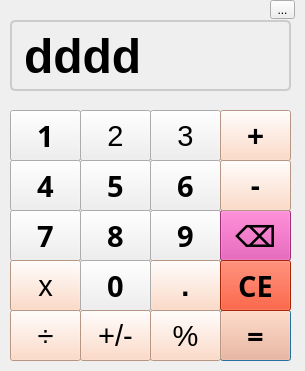
<?xml version="1.0" encoding="UTF-8"?>
<ui version="4.0">
 <class>Dialog</class>
 <widget class="QDialog" name="Dialog">
  <property name="geometry">
   <rect>
    <x>0</x>
    <y>0</y>
    <width>305</width>
    <height>371</height>
   </rect>
  </property>
  <property name="windowTitle">
   <string>Dialog</string>
  </property>
  <widget class="QPushButton" name="numero_1">
   <property name="geometry">
    <rect>
     <x>10</x>
     <y>110</y>
     <width>71</width>
     <height>51</height>
    </rect>
   </property>
   <property name="font">
    <font>
     <family>Muli</family>
     <pointsize>22</pointsize>
     <weight>75</weight>
     <bold>true</bold>
    </font>
   </property>
   <property name="focusPolicy">
    <enum>Qt::NoFocus</enum>
   </property>
   <property name="text">
    <string>1</string>
   </property>
   <property name="checkable">
    <bool>false</bool>
   </property>
   <property name="checked">
    <bool>false</bool>
   </property>
  </widget>
  <widget class="QPushButton" name="numero_5">
   <property name="geometry">
    <rect>
     <x>80</x>
     <y>160</y>
     <width>71</width>
     <height>51</height>
    </rect>
   </property>
   <property name="font">
    <font>
     <family>Muli</family>
     <pointsize>22</pointsize>
     <weight>75</weight>
     <bold>true</bold>
    </font>
   </property>
   <property name="focusPolicy">
    <enum>Qt::NoFocus</enum>
   </property>
   <property name="text">
    <string>5</string>
   </property>
   <property name="checkable">
    <bool>false</bool>
   </property>
   <property name="checked">
    <bool>false</bool>
   </property>
  </widget>
  <widget class="QPushButton" name="numero_8">
   <property name="geometry">
    <rect>
     <x>80</x>
     <y>210</y>
     <width>71</width>
     <height>51</height>
    </rect>
   </property>
   <property name="font">
    <font>
     <family>Muli</family>
     <pointsize>22</pointsize>
     <weight>75</weight>
     <bold>true</bold>
    </font>
   </property>
   <property name="focusPolicy">
    <enum>Qt::NoFocus</enum>
   </property>
   <property name="text">
    <string>8</string>
   </property>
   <property name="checkable">
    <bool>false</bool>
   </property>
   <property name="checked">
    <bool>false</bool>
   </property>
  </widget>
  <widget class="QPushButton" name="numero_7">
   <property name="geometry">
    <rect>
     <x>10</x>
     <y>210</y>
     <width>71</width>
     <height>51</height>
    </rect>
   </property>
   <property name="font">
    <font>
     <family>Muli</family>
     <pointsize>22</pointsize>
     <weight>75</weight>
     <bold>true</bold>
    </font>
   </property>
   <property name="focusPolicy">
    <enum>Qt::NoFocus</enum>
   </property>
   <property name="text">
    <string>7</string>
   </property>
   <property name="checkable">
    <bool>false</bool>
   </property>
   <property name="checked">
    <bool>false</bool>
   </property>
  </widget>
  <widget class="QPushButton" name="numero_4">
   <property name="geometry">
    <rect>
     <x>10</x>
     <y>160</y>
     <width>71</width>
     <height>51</height>
    </rect>
   </property>
   <property name="font">
    <font>
     <family>Muli</family>
     <pointsize>22</pointsize>
     <weight>75</weight>
     <bold>true</bold>
    </font>
   </property>
   <property name="focusPolicy">
    <enum>Qt::NoFocus</enum>
   </property>
   <property name="text">
    <string>4</string>
   </property>
   <property name="checkable">
    <bool>false</bool>
   </property>
   <property name="checked">
    <bool>false</bool>
   </property>
  </widget>
  <widget class="QPushButton" name="numero_3">
   <property name="geometry">
    <rect>
     <x>150</x>
     <y>110</y>
     <width>71</width>
     <height>51</height>
    </rect>
   </property>
   <property name="font">
    <font>
     <family>MS Shell Dlg 2</family>
     <pointsize>22</pointsize>
     <weight>50</weight>
     <bold>false</bold>
     <stylestrategy>PreferDefault</stylestrategy>
    </font>
   </property>
   <property name="focusPolicy">
    <enum>Qt::NoFocus</enum>
   </property>
   <property name="text">
    <string>3</string>
   </property>
   <property name="checkable">
    <bool>false</bool>
   </property>
   <property name="checked">
    <bool>false</bool>
   </property>
  </widget>
  <widget class="QPushButton" name="numero_2">
   <property name="geometry">
    <rect>
     <x>80</x>
     <y>110</y>
     <width>71</width>
     <height>51</height>
    </rect>
   </property>
   <property name="font">
    <font>
     <family>MS Shell Dlg 2</family>
     <pointsize>22</pointsize>
     <weight>50</weight>
     <bold>false</bold>
    </font>
   </property>
   <property name="focusPolicy">
    <enum>Qt::NoFocus</enum>
   </property>
   <property name="text">
    <string>2</string>
   </property>
   <property name="checkable">
    <bool>false</bool>
   </property>
   <property name="checked">
    <bool>false</bool>
   </property>
  </widget>
  <widget class="QPushButton" name="numero_6">
   <property name="geometry">
    <rect>
     <x>150</x>
     <y>160</y>
     <width>71</width>
     <height>51</height>
    </rect>
   </property>
   <property name="font">
    <font>
     <family>Muli</family>
     <pointsize>22</pointsize>
     <weight>75</weight>
     <bold>true</bold>
    </font>
   </property>
   <property name="focusPolicy">
    <enum>Qt::NoFocus</enum>
   </property>
   <property name="text">
    <string>6</string>
   </property>
   <property name="checkable">
    <bool>false</bool>
   </property>
   <property name="checked">
    <bool>false</bool>
   </property>
  </widget>
  <widget class="QPushButton" name="numero_9">
   <property name="geometry">
    <rect>
     <x>150</x>
     <y>210</y>
     <width>71</width>
     <height>51</height>
    </rect>
   </property>
   <property name="font">
    <font>
     <family>Muli</family>
     <pointsize>22</pointsize>
     <weight>75</weight>
     <bold>true</bold>
    </font>
   </property>
   <property name="focusPolicy">
    <enum>Qt::NoFocus</enum>
   </property>
   <property name="text">
    <string>9</string>
   </property>
   <property name="checkable">
    <bool>false</bool>
   </property>
   <property name="checked">
    <bool>false</bool>
   </property>
  </widget>
  <widget class="QPushButton" name="botao_apagar">
   <property name="geometry">
    <rect>
     <x>220</x>
     <y>210</y>
     <width>71</width>
     <height>51</height>
    </rect>
   </property>
   <property name="font">
    <font>
     <family>Segoe UI Black</family>
     <pointsize>22</pointsize>
     <weight>75</weight>
     <bold>true</bold>
    </font>
   </property>
   <property name="focusPolicy">
    <enum>Qt::NoFocus</enum>
   </property>
   <property name="styleSheet">
    <string notr="true">background-color:rgb(220, 65, 166)</string>
   </property>
   <property name="text">
    <string>⌫</string>
   </property>
   <property name="checkable">
    <bool>false</bool>
   </property>
   <property name="checked">
    <bool>false</bool>
   </property>
  </widget>
  <widget class="QPushButton" name="botao_decimal">
   <property name="geometry">
    <rect>
     <x>150</x>
     <y>260</y>
     <width>71</width>
     <height>51</height>
    </rect>
   </property>
   <property name="font">
    <font>
     <family>MS Sans Serif</family>
     <pointsize>22</pointsize>
     <weight>75</weight>
     <bold>true</bold>
    </font>
   </property>
   <property name="focusPolicy">
    <enum>Qt::NoFocus</enum>
   </property>
   <property name="autoFillBackground">
    <bool>false</bool>
   </property>
   <property name="styleSheet">
    <string notr="true">background-color: rgb(255, 210, 184)</string>
   </property>
   <property name="text">
    <string>.</string>
   </property>
   <property name="checkable">
    <bool>false</bool>
   </property>
   <property name="checked">
    <bool>false</bool>
   </property>
  </widget>
  <widget class="QPushButton" name="operador_menos">
   <property name="geometry">
    <rect>
     <x>220</x>
     <y>160</y>
     <width>71</width>
     <height>51</height>
    </rect>
   </property>
   <property name="font">
    <font>
     <family>MS Sans Serif</family>
     <pointsize>22</pointsize>
     <weight>75</weight>
     <bold>true</bold>
    </font>
   </property>
   <property name="focusPolicy">
    <enum>Qt::NoFocus</enum>
   </property>
   <property name="styleSheet">
    <string notr="true">background-color: rgb(255, 210, 184)</string>
   </property>
   <property name="text">
    <string>-</string>
   </property>
   <property name="checkable">
    <bool>false</bool>
   </property>
   <property name="checked">
    <bool>false</bool>
   </property>
  </widget>
  <widget class="QPushButton" name="botao_resultado">
   <property name="geometry">
    <rect>
     <x>220</x>
     <y>310</y>
     <width>71</width>
     <height>51</height>
    </rect>
   </property>
   <property name="font">
    <font>
     <family>Muli</family>
     <pointsize>22</pointsize>
     <weight>75</weight>
     <bold>true</bold>
    </font>
   </property>
   <property name="styleSheet">
    <string notr="true">background-color:rgb(255, 170, 127)</string>
   </property>
   <property name="text">
    <string>=</string>
   </property>
   <property name="checkable">
    <bool>false</bool>
   </property>
   <property name="checked">
    <bool>false</bool>
   </property>
  </widget>
  <widget class="QPushButton" name="operador_dividir">
   <property name="geometry">
    <rect>
     <x>10</x>
     <y>310</y>
     <width>71</width>
     <height>51</height>
    </rect>
   </property>
   <property name="font">
    <font>
     <family>MS Shell Dlg 2</family>
     <pointsize>22</pointsize>
     <weight>50</weight>
     <bold>false</bold>
    </font>
   </property>
   <property name="focusPolicy">
    <enum>Qt::NoFocus</enum>
   </property>
   <property name="styleSheet">
    <string notr="true">background-color: rgb(255, 210, 184)</string>
   </property>
   <property name="text">
    <string>÷</string>
   </property>
   <property name="checkable">
    <bool>false</bool>
   </property>
   <property name="checked">
    <bool>false</bool>
   </property>
  </widget>
  <widget class="QPushButton" name="operador_multiplicar">
   <property name="enabled">
    <bool>true</bool>
   </property>
   <property name="geometry">
    <rect>
     <x>10</x>
     <y>260</y>
     <width>71</width>
     <height>51</height>
    </rect>
   </property>
   <property name="font">
    <font>
     <family>MS Shell Dlg 2</family>
     <pointsize>22</pointsize>
     <weight>50</weight>
     <bold>false</bold>
    </font>
   </property>
   <property name="mouseTracking">
    <bool>false</bool>
   </property>
   <property name="focusPolicy">
    <enum>Qt::NoFocus</enum>
   </property>
   <property name="styleSheet">
    <string notr="true">background-color: rgb(255, 210, 184)</string>
   </property>
   <property name="text">
    <string>x</string>
   </property>
   <property name="checkable">
    <bool>false</bool>
   </property>
   <property name="checked">
    <bool>false</bool>
   </property>
   <property name="autoDefault">
    <bool>true</bool>
   </property>
   <property name="default">
    <bool>false</bool>
   </property>
   <property name="flat">
    <bool>false</bool>
   </property>
  </widget>
  <widget class="QPushButton" name="operador_mais">
   <property name="geometry">
    <rect>
     <x>220</x>
     <y>110</y>
     <width>71</width>
     <height>51</height>
    </rect>
   </property>
   <property name="font">
    <font>
     <family>MS Sans Serif</family>
     <pointsize>22</pointsize>
     <weight>75</weight>
     <bold>true</bold>
    </font>
   </property>
   <property name="focusPolicy">
    <enum>Qt::NoFocus</enum>
   </property>
   <property name="styleSheet">
    <string notr="true">background-color: rgb(255, 210, 184)</string>
   </property>
   <property name="text">
    <string>+</string>
   </property>
   <property name="checkable">
    <bool>false</bool>
   </property>
   <property name="checked">
    <bool>false</bool>
   </property>
  </widget>
  <widget class="QPushButton" name="botao_apagar_tudo">
   <property name="geometry">
    <rect>
     <x>220</x>
     <y>260</y>
     <width>71</width>
     <height>51</height>
    </rect>
   </property>
   <property name="font">
    <font>
     <family>Segoe UI Black</family>
     <pointsize>22</pointsize>
     <weight>75</weight>
     <bold>true</bold>
    </font>
   </property>
   <property name="focusPolicy">
    <enum>Qt::NoFocus</enum>
   </property>
   <property name="styleSheet">
    <string notr="true">background-color:rgb(235, 50, 10)</string>
   </property>
   <property name="text">
    <string>CE</string>
   </property>
   <property name="checkable">
    <bool>false</bool>
   </property>
   <property name="checked">
    <bool>false</bool>
   </property>
  </widget>
  <widget class="QPushButton" name="operador_percentagem">
   <property name="geometry">
    <rect>
     <x>150</x>
     <y>310</y>
     <width>71</width>
     <height>51</height>
    </rect>
   </property>
   <property name="font">
    <font>
     <family>MS Shell Dlg 2</family>
     <pointsize>22</pointsize>
     <weight>50</weight>
     <bold>false</bold>
    </font>
   </property>
   <property name="focusPolicy">
    <enum>Qt::NoFocus</enum>
   </property>
   <property name="styleSheet">
    <string notr="true">background-color: rgb(255, 210, 184)</string>
   </property>
   <property name="text">
    <string>%</string>
   </property>
   <property name="checkable">
    <bool>false</bool>
   </property>
   <property name="checked">
    <bool>false</bool>
   </property>
  </widget>
  <widget class="QPushButton" name="numero_0">
   <property name="geometry">
    <rect>
     <x>80</x>
     <y>260</y>
     <width>71</width>
     <height>51</height>
    </rect>
   </property>
   <property name="font">
    <font>
     <family>Muli</family>
     <pointsize>22</pointsize>
     <weight>75</weight>
     <bold>true</bold>
    </font>
   </property>
   <property name="focusPolicy">
    <enum>Qt::NoFocus</enum>
   </property>
   <property name="text">
    <string>0</string>
   </property>
   <property name="checkable">
    <bool>false</bool>
   </property>
   <property name="checked">
    <bool>false</bool>
   </property>
  </widget>
  <widget class="QToolButton" name="toolButton">
   <property name="geometry">
    <rect>
     <x>270</x>
     <y>0</y>
     <width>25</width>
     <height>19</height>
    </rect>
   </property>
   <property name="text">
    <string>...</string>
   </property>
  </widget>
  <widget class="QLineEdit" name="fonte_display">
   <property name="geometry">
    <rect>
     <x>10</x>
     <y>20</y>
     <width>281</width>
     <height>71</height>
    </rect>
   </property>
   <property name="font">
    <font>
     <pointsize>-1</pointsize>
     <weight>75</weight>
     <bold>true</bold>
    </font>
   </property>
   <property name="cursor">
    <cursorShape>ArrowCursor</cursorShape>
   </property>
   <property name="styleSheet">
    <string notr="true">QLineEdit {
    background-color: transparent;
    color: #000000;
    font-size: 48px;
    font-weight: bold;
    border: 2px solid #cccccc;
    border-radius: 5px;
    padding: 10px;
}</string>
   </property>
   <property name="text">
    <string>dddd</string>
   </property>
   <property name="readOnly">
    <bool>true</bool>
   </property>
  </widget>
  <widget class="QPushButton" name="botao_sinal">
   <property name="geometry">
    <rect>
     <x>80</x>
     <y>310</y>
     <width>71</width>
     <height>51</height>
    </rect>
   </property>
   <property name="font">
    <font>
     <family>MS Shell Dlg 2</family>
     <pointsize>22</pointsize>
     <weight>50</weight>
     <bold>false</bold>
    </font>
   </property>
   <property name="focusPolicy">
    <enum>Qt::NoFocus</enum>
   </property>
   <property name="styleSheet">
    <string notr="true">background-color: rgb(255, 210, 184)</string>
   </property>
   <property name="text">
    <string>+/-</string>
   </property>
   <property name="checkable">
    <bool>false</bool>
   </property>
   <property name="checked">
    <bool>false</bool>
   </property>
  </widget>
 </widget>
 <resources/>
 <connections/>
</ui>
